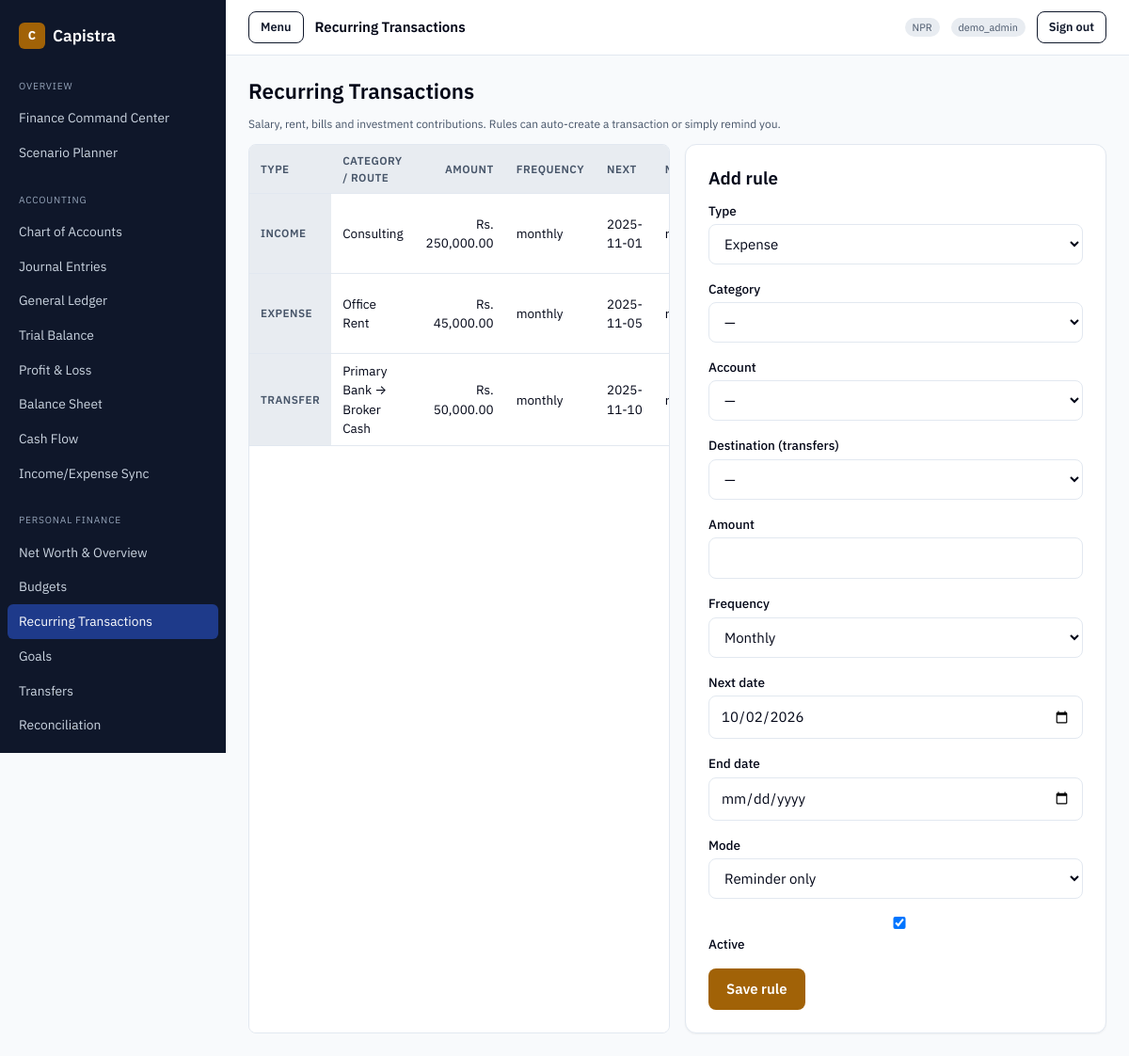
Page /admin/finance/recurring.php (signed in) on the committed database.
### tables this page shows
CREATE TABLE `recurring_transactions` (
  `id` int(11) NOT NULL AUTO_INCREMENT,
  `transaction_type` enum('income','expense','transfer') NOT NULL DEFAULT 'expense',
  `category_id` int(11) DEFAULT NULL,
  `financial_account_id` int(11) DEFAULT NULL,
  `to_account_id` int(11) DEFAULT NULL,
  `amount` decimal(18,2) NOT NULL DEFAULT 0,
  `frequency` enum('weekly','monthly','quarterly','yearly') NOT NULL DEFAULT 'monthly',
  `next_date` date NOT NULL,
  `end_date` date DEFAULT NULL,
  `mode` enum('auto','reminder') NOT NULL DEFAULT 'reminder',
  `is_active` tinyint(1) NOT NULL DEFAULT 1,
  `last_run_date` date DEFAULT NULL,
  `notes` varchar(255) DEFAULT NULL,
  `created_at` timestamp NOT NULL DEFAULT current_timestamp(),
  `updated_at` timestamp NOT NULL DEFAULT current_timestamp() ON UPDATE current_timestamp(),
  PRIMARY KEY (`id`),
  KEY `idx_recurring_next` (`next_date`),
  CONSTRAINT `fk_recurring_category` FOREIGN KEY (`category_id`) REFERENCES `transaction_categories` (`id`) ON DELETE SET NULL,
  CONSTRAINT `fk_recurring_account` FOREIGN KEY (`financial_account_id`) REFERENCES `financial_accounts` (`id`) ON DELETE SET NULL
);

CREATE TABLE `transaction_categories` (
  `id` int(11) NOT NULL AUTO_INCREMENT,
  `type` enum('income','expense') NOT NULL,
  `name` varchar(150) NOT NULL,
  `slug` varchar(180) NOT NULL,
  `description` varchar(255) DEFAULT NULL,
  `ledger_account_id` int(11) DEFAULT NULL COMMENT 'posting account for this category',
  `color` varchar(20) DEFAULT NULL,
  `icon` varchar(40) DEFAULT NULL,
  `is_active` tinyint(1) NOT NULL DEFAULT 1,
  `sort_order` int(11) NOT NULL DEFAULT 0,
  `created_at` timestamp NOT NULL DEFAULT current_timestamp(),
  `updated_at` timestamp NOT NULL DEFAULT current_timestamp() ON UPDATE current_timestamp(),
  PRIMARY KEY (`id`),
  UNIQUE KEY `uq_txn_category_slug` (`type`, `slug`),
  KEY `idx_txn_category_type` (`type`),
  CONSTRAINT `fk_txn_category_account` FOREIGN KEY (`ledger_account_id`)
    REFERENCES `accounts` (`id`) ON DELETE SET NULL
);

### config/app.php (called while the page is built, shortened)
<?php
if (!function_exists('capistra_pdo')) {
    function capistra_pdo(): PDO
    {
        static $pdo = null;
        if ($pdo instanceof PDO) {
            return $pdo;
        }
        $dsn = sprintf('mysql:host=%s;port=%s;dbname=%s;charset=%s', DB_HOST, DB_PORT, DB_NAME, DB_CHARSET);
        $pdo = new PDO($dsn, DB_USER, DB_PASSWORD, [
            PDO::ATTR_ERRMODE            => PDO::ERRMODE_EXCEPTION,
            PDO::ATTR_DEFAULT_FETCH_MODE => PDO::FETCH_ASSOC,
            PDO::ATTR_EMULATE_PREPARES   => false,
        ]);
        return $pdo;
    }
}

### lib/personal_finance.php (called while the page is built, shortened)
<?php
require_once dirname(__DIR__) . '/config/settings.php';
if (!function_exists('capistra_recurring_frequencies')) {
    function capistra_recurring_frequencies(): array
    {
        return ['weekly' => 'Weekly', 'monthly' => 'Monthly', 'quarterly' => 'Quarterly', 'yearly' => 'Yearly'];
    }
}
if (!function_exists('capistra_recurring_rules')) {
    function capistra_recurring_rules(bool $activeOnly = false): array
    {
        $sql = 'SELECT r.*, c.name AS category_name, f.name AS account_name, t.name AS to_account_name
                FROM recurring_transactions r
                LEFT JOIN transaction_categories c ON c.id = r.category_id
                LEFT JOIN financial_accounts f ON f.id = r.financial_account_id
                LEFT JOIN financial_accounts t ON t.id = r.to_account_id';
        $sql .= ' ORDER BY r.next_date, r.id';
        return capistra_pdo()->query($sql)->fetchAll();
    }
}

### accounting/lib/auth.php (called while the page is built, shortened)
<?php
require_once dirname(__DIR__, 2) . '/config/app.php';
if (!function_exists('e')) {
    function e(?string $value): string
    {
        return htmlspecialchars((string) $value, ENT_QUOTES, 'UTF-8');
    }
}

### config/settings.php (called while the page is built, shortened)
<?php
require_once __DIR__ . '/app.php';
if (!function_exists('capistra_setting_defaults')) {
    function capistra_setting_defaults(): array
    {
        return [
            'display_name'            => APP_NAME,
            'company_name'            => APP_NAME,
            'company_address'         => '',
            'company_tax_id'          => '',
            'financial_profile_mode'  => 'personal',
            'base_currency'           => APP_BASE_CURRENCY,
            'currency_symbol_style'   => 'prefix',
            'number_grouping'         => 'international',
            'decimal_precision'       => '2',
            'timezone'                => 'Asia/Kathmandu',
            'date_format'             => 'Y-m-d',
            'date_display_mode'       => 'AD',
            'fiscal_year_start'       => '07-01',
            'default_reporting_period'=> 'fiscal_year',
            'dashboard_landing'       => 'accounting/index.php',
            'theme'                   => 'light',
            'density'                 => 'comfortable',
            'low_cash_threshold'      => '0',
            'portfolio_concentration_limit' => '35',
            'nepse_country'           => 'Nepal',
            'nepse_currency'          => 'NPR',
            'market_data_source'      => 'manual',
        ];
    }
}
if (!function_exists('capistra_settings')) {
    function capistra_settings(bool $refresh = false): array
    {
        static $cache = null;
        if ($cache !== null && !$refresh) {
            return $cache;
        }
        $cache = capistra_setting_defaults();
        try {
            $pdo = capistra_pdo();
            $rows = $pdo->query('SELECT setting_key, setting_value FROM app_settings')->fetchAll();
            foreach ($rows as $row) {
                $key = (string) $row['setting_key'];
                $cache[$key] = (string) ($row['setting_value'] ?? '');
            }
        } catch (Throwable $e) {
            error_log('capistra_settings: ' . $e->getMessage());
        }
        return $cache;
    }
}
if (!function_exists('capistra_setting')) {
    function capistra_setting(string $key, ?string $default = null): ?string
    {
        $all = capistra_settings();
        if (array_key_exists($key, $all) && $all[$key] !== '') {
            return $all[$key];
        }
        return $default ?? ($all[$key] ?? null);
    }
}
if (!function_exists('capistra_setting_int')) {
    function capistra_setting_int(string $key, int $default = 0): int
    {
        $value = capistra_setting($key, (string) $default);
        return is_numeric($value) ? (int) $value : $default;
    }
}
if (!function_exists('capistra_base_currency')) {
    function capistra_base_currency(): string
    {
        $value = capistra_setting('base_currency', null);
        return strtoupper(trim($value));
    }
}
if (!function_exists('capistra_currency_symbol')) {
    function capistra_currency_symbol(string $code): string
    {
        return match (strtoupper($code)) {
            'NPR'   => 'Rs.',
            'USD'   => '$',
            'EUR'   => '€',
            'GBP'   => '£',
            'INR'   => '₹',
            'AUD'   => 'A$',
            'CAD'   => 'C$',
            'JPY'   => '¥',
            'CNY'   => '¥',
            default => strtoupper($code),
        };
    }
}
if (!function_exists('capistra_money')) {
    function capistra_money(float|int|string $amount, ?string $code = null): string
    {
        $code     = strtoupper($code ?? capistra_base_currency());
        $decimals = max(0, min(4, capistra_setting_int('decimal_precision', 2)));
        $grouping = (string) capistra_setting('number_grouping', 'international');
        if ($grouping === 'south_asian') {
            $formatted = capistra_format_south_asian((float) $amount, $decimals);
        } else {
            $formatted = number_format((float) $amount, $decimals, '.', ',');
        }
        $symbol = capistra_currency_symbol($code);
        return $symbol . ' ' . $formatted;
    }
}

### config/features.php (called while the page is built, shortened)
<?php
require_once __DIR__ . '/settings.php';
if (!function_exists('capistra_profile_mode')) {
    function capistra_profile_mode(): string
    {
        $mode = strtolower((string) capistra_setting('financial_profile_mode', 'personal'));
        return in_array($mode, ['personal', 'business', 'hybrid'], true) ? $mode : 'personal';
    }
}
if (!function_exists('capistra_feature_default')) {
    function capistra_feature_default(string $key): bool
    {
        $registry = capistra_feature_registry();
        $def = $registry[$key];
        return match (capistra_profile_mode()) {
            'business' => (bool) $def['business'],
            'hybrid'   => (bool) ($def['personal'] || $def['business']),
            default    => (bool) $def['personal'],
        };
    }
}
if (!function_exists('capistra_feature_enabled')) {
    function capistra_feature_enabled(string $key): bool
    {
        $stored = capistra_setting('enable_' . $key, null);
        return capistra_feature_default($key);
    }
}
if (!function_exists('capistra_guard_module')) {
    function capistra_guard_module(string $key): void
    {
        if (capistra_feature_enabled($key)) {
            return;
        }
        exit;
    }
}

### admin/finance/recurring.php (the view, shortened to what this page needs)
<?php
capistra_guard_module('recurring');
$editing = null;
$rules = capistra_recurring_rules();
?>
<h1>Recurring Transactions</h1>
<p class="hint">Salary, rent, bills and investment contributions. Rules can auto-create a transaction or simply remind you.</p>
<div class="grid grid--2">
  <div class="table-wrap">
    <table class="data">
      <thead><tr><th scope="col">Type</th><th scope="col">Category / route</th><th scope="col" class="num">Amount</th><th scope="col">Frequency</th><th scope="col">Next</th><th scope="col">Mode</th><th scope="col">Actions</th></tr></thead>
      <tbody>
      <?php foreach ($rules as $r): ?>
        <tr>
          <th scope="row"><?= e(ucfirst((string) $r['transaction_type'])) ?><?php if (!$r['is_active']): ?> <span class="badge">Off</span><?php endif; ?></th>
          <td><?= $r['transaction_type'] === 'transfer'
                ? e((string) $r['account_name'] . ' → ' . (string) $r['to_account_name'])
                : e((string) ($r['category_name'] ?? '—')) ?></td>
          <td class="num"><?= e(capistra_money((float) $r['amount'])) ?></td>
          <td><?= e((string) $r['frequency']) ?></td>
          <td><?= e((string) $r['next_date']) ?></td>
          <td><?= e((string) $r['mode']) ?></td>
        </tr>
      <?php endforeach; ?>
      </tbody>
    </table>
  </div>
  <div class="card">
    <h2><?= $editing ? 'Edit rule' : 'Add rule' ?></h2>
    <form method="post" action="recurring.php">
      <div class="form-row"><label for="transaction_type">Type</label>
        <select id="transaction_type" name="transaction_type">
          <?php foreach (['expense' => 'Expense', 'income' => 'Income', 'transfer' => 'Transfer'] as $v => $l): ?>
            <option value="<?= e($v) ?>" <?= ($editing['transaction_type'] ?? 'expense') === $v ? 'selected' : '' ?>><?= e($l) ?></option>
          <?php endforeach; ?>
        </select></div>
      <div class="form-row"><label for="category_id">Category</label>
        <select id="category_id" name="category_id"><option value="0">—</option>
        </select></div>
      <div class="form-row"><label for="financial_account_id">Account</label>
        <select id="financial_account_id" name="financial_account_id"><option value="0">—</option>
        </select></div>
      <div class="form-row"><label for="to_account_id">Destination (transfers)</label>
        <select id="to_account_id" name="to_account_id"><option value="0">—</option>
        </select></div>
      <div class="form-row"><label for="amount">Amount</label><input id="amount" name="amount" type="number" step="0.01" required value="<?= e((string) ($editing['amount'] ?? '')) ?>"></div>
      <div class="form-row"><label for="frequency">Frequency</label>
        <select id="frequency" name="frequency">
          <?php foreach (capistra_recurring_frequencies() as $v => $l): ?><option value="<?= e($v) ?>" <?= ($editing['frequency'] ?? 'monthly') === $v ? 'selected' : '' ?>><?= e($l) ?></option><?php endforeach; ?>
        </select></div>
      <div class="form-row"><label for="next_date">Next date</label><input id="next_date" name="next_date" type="date" value="<?= e((string) ($editing['next_date'] ?? date('Y-m-d'))) ?>"></div>
      <div class="form-row"><label for="end_date">End date</label><input id="end_date" name="end_date" type="date" value="<?= e((string) ($editing['end_date'] ?? '')) ?>"></div>
      <div class="form-row"><label for="mode">Mode</label>
        <select id="mode" name="mode">
          <option value="reminder" <?= ($editing['mode'] ?? 'reminder') === 'reminder' ? 'selected' : '' ?>>Reminder only</option>
        </select></div>
      <div class="form-row"><label class="switch"><input type="checkbox" name="is_active" value="1" <?= (($editing['is_active'] ?? 1) ? 'checked' : '') ?>><span>Active</span></label></div>
      <button class="btn btn--primary" type="submit">Save rule</button>
    </form>
  </div>
</div>

### assets/css/capistra.css (style rules this page uses)
:root { --color-primary: #0f172a; --color-on-primary: #ffffff; --color-secondary: #1e3a8a; --color-accent: #a16207; --color-on-accent: #ffffff; --color-background: #f8fafc; --color-foreground: #020617; --color-card: #ffffff; --color-muted: #e8ecf1; --color-muted-foreground: #475569; --color-border: #e2e8f0; --color-destructive: #dc2626; --color-on-destructive: #ffffff; --color-ring: #0f172a; --color-positive: #047857; --color-negative: #b91c1c; --space-xs: 2px; --space-sm: 4px; --space-md: 8px; --space-lg: 12px; --space-xl: 16px; --space-2xl: 24px; --space-3xl: 32px; --radius-sm: 6px; --radius-md: 8px; --radius-lg: 12px; --shadow-sm: 0 1px 2px rgba(0, 0, 0, 0.05); --shadow-md: 0 4px 6px rgba(0, 0, 0, 0.08); --shadow-lg: 0 10px 15px rgba(0, 0, 0, 0.10); --motion-fast: 150ms; --motion-base: 200ms; }
* { box-sizing: border-box; }
html, body { margin: 0; padding: 0; background: var(--color-background); color: var(--color-foreground); font-family: "IBM Plex Sans", -apple-system, BlinkMacSystemFont, "Segoe UI", Roboto, Arial, sans-serif; font-size: 15px; line-height: 1.5; -webkit-font-smoothing: antialiased; }
h1, h2, h3, h4 { margin: 0 0 var(--space-lg); font-weight: 600; line-height: 1.25; }
h1 { font-size: 1.5rem; }
h2 { font-size: 1.25rem; }
.grid { display: grid; gap: var(--space-xl); }
.grid--2 { grid-template-columns: repeat(auto-fit, minmax(320px, 1fr)); }
.card { background: var(--color-card); border: 1px solid var(--color-border); border-radius: var(--radius-lg); padding: var(--space-2xl); box-shadow: var(--shadow-sm); }
.table-wrap { overflow-x: auto; border: 1px solid var(--color-border); border-radius: var(--radius-md); background: var(--color-card); }
table.data { width: 100%; border-collapse: collapse; font-size: 0.9rem; }
table.data th, table.data td { text-align: left; padding: var(--space-md) var(--space-lg); border-bottom: 1px solid var(--color-border); }
table.data th { background: var(--color-muted); font-weight: 600; font-size: 0.78rem; text-transform: uppercase; letter-spacing: 0.04em; color: var(--color-muted-foreground); }
table.data td.num, table.data th.num { text-align: right; font-variant-numeric: tabular-nums; }
.form-row { margin-bottom: var(--space-xl); }
label { display: block; font-weight: 500; margin-bottom: var(--space-sm); font-size: 0.9rem; }
input, select, textarea { width: 100%; padding: 10px 12px; border: 1px solid var(--color-border); border-radius: var(--radius-md); font: inherit; background: #fff; color: var(--color-foreground); transition: border-color var(--motion-base) ease, box-shadow var(--motion-base) ease; }
.hint { font-size: 0.8rem; color: var(--color-muted-foreground); margin-top: var(--space-sm); }
.btn { display: inline-flex; align-items: center; justify-content: center; gap: var(--space-md); min-height: 40px; padding: 10px 18px; border-radius: var(--radius-md); border: 1px solid transparent; font: inherit; font-weight: 600; cursor: pointer; transition: background var(--motion-base) ease, opacity var(--motion-base) ease; }
.btn--primary { background: var(--color-accent); color: var(--color-on-accent); }

### rows in the picture
recurring_transactions: transaction_type "INCOME", category.name "Consulting", amount "Rs. 250,000.00", frequency "monthly", next_date "2025-11-01"
recurring_transactions: transaction_type "EXPENSE", category.name "Office Rent", amount "Rs. 45,000.00", frequency "monthly", next_date "2025-11-05"
recurring_transactions: transaction_type "TRANSFER", to_account_name "Primary Bank → Broker Cash", amount "Rs. 50,000.00", frequency "monthly", next_date "2025-11-10"

### other values in the picture
capistra_setting('display_name', APP_NAME) "Capistra"
$group "OVERVIEW"
$label "Finance Command Center"
$label "Scenario Planner"
$group "ACCOUNTING"
$label "Chart of Accounts"
$label "Journal Entries"
$label "General Ledger"
$label "Trial Balance"
$label "Profit & Loss"
$label "Balance Sheet"
$label "Cash Flow"
$label "Income/Expense Sync"
$group "PERSONAL FINANCE"
$label "Net Worth & Overview"
